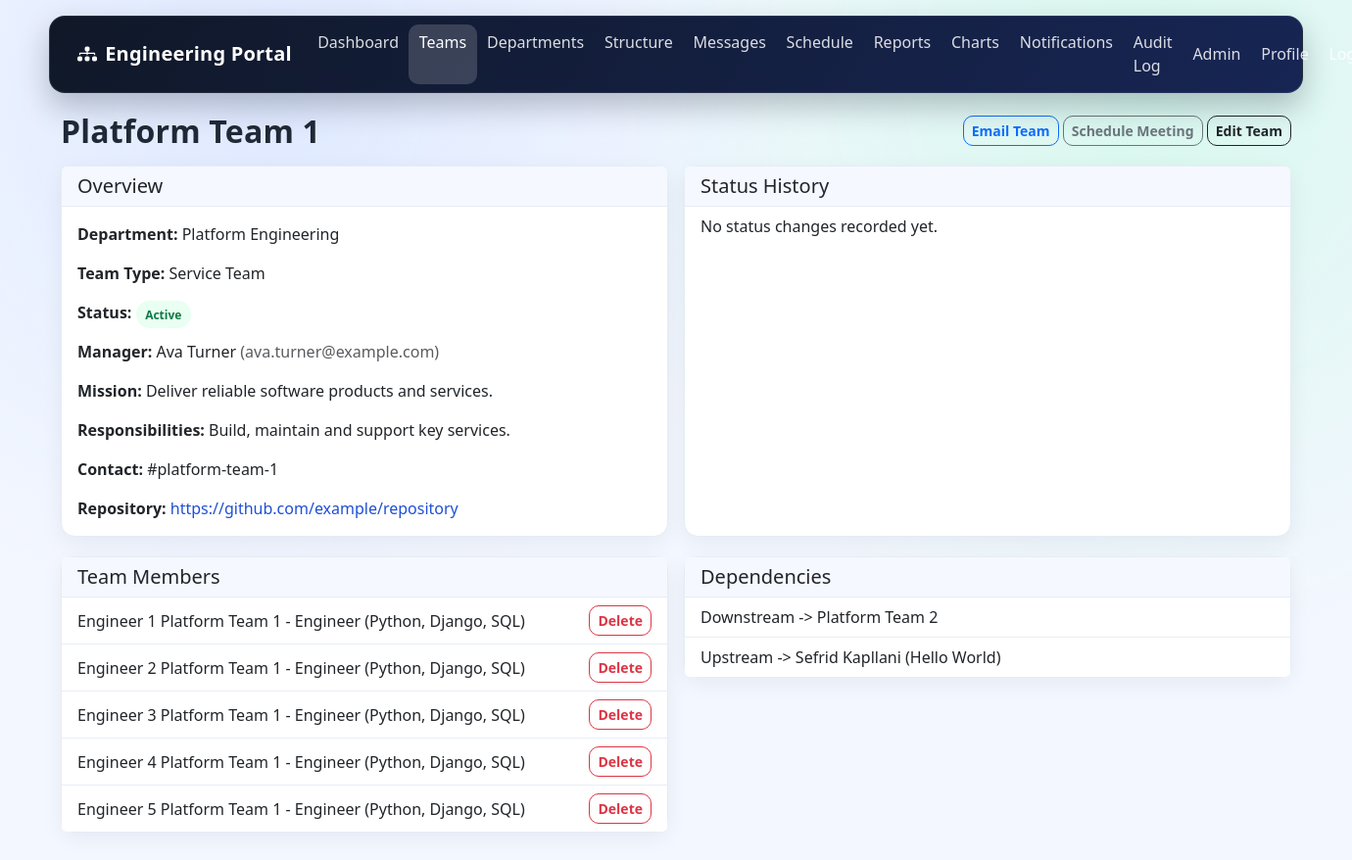
The page /teams/1/ (signed in) on the database as committed earlier.
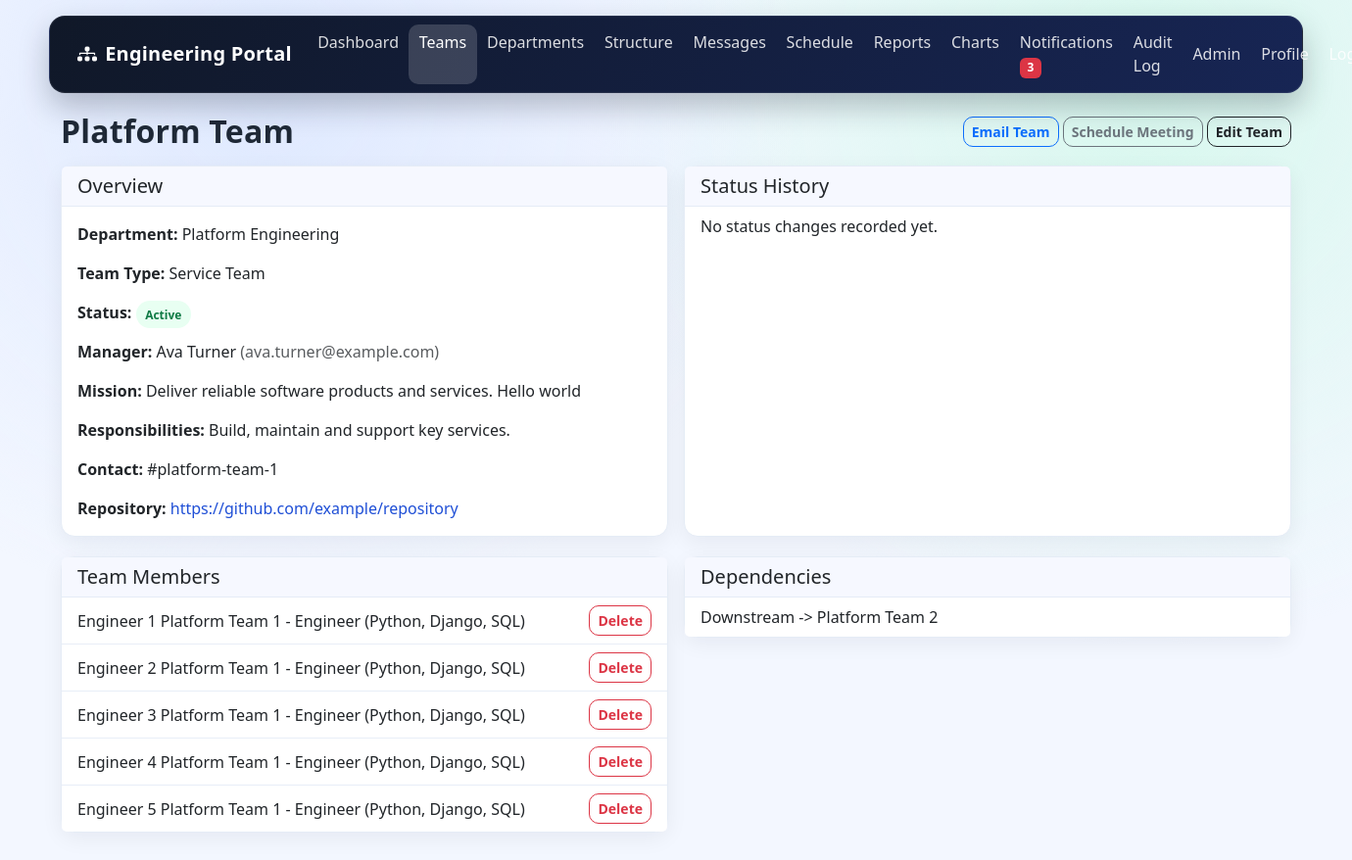
The same page on the database as committed later.
### teams/models.py (models this page shows, shortened)
class Team(models.Model):
    class TeamStatus(models.TextChoices):
        ACTIVE = "active", "Active"
        RESTRUCTURED = "restructured", "Restructured"
        DISBANDED = "disbanded", "Disbanded"
    name = models.CharField(max_length=140, unique=True)
    department = models.ForeignKey(Department, on_delete=models.PROTECT, related_name="teams")
    team_type = models.ForeignKey(
        TeamType, on_delete=models.SET_NULL, null=True, blank=True, related_name="teams"
    )
    manager = models.ForeignKey(User, on_delete=models.SET_NULL, null=True, blank=True, related_name="managed_teams")
    mission = models.TextField()
    responsibilities = models.TextField()
    contact_channel = models.CharField(max_length=200, help_text="Slack, Teams channel, or email.")
    repository_url = models.URLField(blank=True)
    status = models.CharField(max_length=20, choices=TeamStatus.choices, default=TeamStatus.RESTRUCTURED)
    created_at = models.DateTimeField(auto_now_add=True)
    updated_at = models.DateTimeField(auto_now=True)
    class Meta:
        ordering = ["name"]

class TeamMember(models.Model):
    team = models.ForeignKey(Team, on_delete=models.CASCADE, related_name="members")
    full_name = models.CharField(max_length=120)
    email = models.EmailField()
    role = models.CharField(max_length=80, default="Engineer")
    skills = models.CharField(max_length=200, blank=True)
    class Meta:
        unique_together = ("team", "email")
        ordering = ["full_name"]

class TeamDependency(models.Model):
    class RelationType(models.TextChoices):
        UPSTREAM = "upstream", "Upstream"
        DOWNSTREAM = "downstream", "Downstream"
    from_team = models.ForeignKey(Team, on_delete=models.CASCADE, related_name="dependencies_from")
    to_team = models.ForeignKey(Team, on_delete=models.CASCADE, related_name="dependencies_to")
    relation_type = models.CharField(max_length=20, choices=RelationType.choices)
    notes = models.CharField(max_length=250, blank=True)
    class Meta:
        unique_together = ("from_team", "to_team", "relation_type")
        ordering = ["from_team__name", "to_team__name"]

### organization/models.py (models this page shows, shortened)
class Department(models.Model):
    name = models.CharField(max_length=120, unique=True)
    leader_name = models.CharField(max_length=120)
    specialisation = models.CharField(max_length=200)
    description = models.TextField(blank=True)
    is_active = models.BooleanField(default=True)

class TeamType(models.Model):
    name = models.CharField(max_length=80, unique=True)
    description = models.TextField(blank=True)

### teams/views.py (the view)
# urls.py: path("<int:pk>/", TeamDetailView.as_view(), name="team_detail"),
class TeamDetailView(LoginRequiredMixin, DetailView):
    model = Team
    template_name = "teams/team_detail.html"
    context_object_name = "team"
    def get_context_data(self, **kwargs):
        context = super().get_context_data(**kwargs)
        team = self.get_object()
        context["members"] = team.members.all()
        context["dependencies_from"] = team.dependencies_from.select_related("to_team")
        context["dependencies_to"] = team.dependencies_to.select_related("from_team")
        return context

### core/context_processors.py (called while the page is built)
def notification_count(request):
    if request.user.is_authenticated:
        return {"unread_notifications_count": Notification.objects.filter(user=request.user, is_read=False).count()}
    return {"unread_notifications_count": 0}

### core/current_user.py (called while the page is built)
def set_current_user(user):
    _current_user.set(user)

### templates/teams/team_detail.html (shortened to what this page needs)
{% extends "base.html" %}
{% block content %}
<div class="d-flex justify-content-between align-items-center mb-3">
    <h2 class="page-title mb-0">{{ team.name }}</h2>
    <div>
        <a class="btn btn-outline-primary btn-sm" href="{% url 'message_create' %}?team={{ team.pk }}">Email Team</a>
        <a class="btn btn-outline-secondary btn-sm" href="{% url 'meeting_create' %}?team={{ team.pk }}">Schedule Meeting</a>
        <a class="btn btn-outline-dark btn-sm" href="{% url 'team_update' team.pk %}">Edit Team</a>
    </div>
</div>
<div class="row g-3">
    <div class="col-lg-6">
        <div class="card h-100">
            <div class="card-header card-header-soft"><h5 class="mb-0">Overview</h5></div>
            <div class="card-body">
                <p><strong>Department:</strong> {{ team.department.name }}</p>
                <p><strong>Team Type:</strong> {{ team.team_type.name|default:"Not set" }}</p>
                <p><strong>Status:</strong> <span class="badge-pill-soft {% if team.status == 'active' %}badge-soft-success{% else %}badge-soft-danger{% endif %}">{{ team.get_status_display }}</span></p>
                <p><strong>Manager:</strong> {{ team.manager.get_full_name|default:"Not assigned" }}{% if team.manager.email %} <span class="text-muted">({{ team.manager.email }})</span>{% endif %}</p>
                <p><strong>Mission:</strong> {{ team.mission }}</p>
                <p><strong>Responsibilities:</strong> {{ team.responsibilities }}</p>
                <p><strong>Contact:</strong> {{ team.contact_channel }}</p>
                <p class="mb-0"><strong>Repository:</strong> <a href="{{ team.repository_url }}">{{ team.repository_url }}</a></p>
            </div>
        </div>
    </div>
    <div class="col-lg-6">
        <div class="card h-100">
            <div class="card-header card-header-soft"><h5 class="mb-0">Status History</h5></div>
            <ul class="list-group list-group-flush">
                {% for row in team.status_history.all %}
                    <li class="list-group-item">{{ row.changed_at }}: {{ row.old_status }} -> {{ row.new_status }}</li>
                {% empty %}
                    <li class="list-group-item">No status changes recorded yet.</li>
                {% endfor %}
            </ul>
        </div>
    </div>
</div>
<div class="row g-3 mt-1">
    <div class="col-lg-6">
        <div class="card">
            <div class="card-header card-header-soft"><h5 class="mb-0">Team Members</h5></div>
            <ul class="list-group list-group-flush">
                {% for member in members %}
                    <li class="list-group-item d-flex justify-content-between align-items-center">
                        <span>{{ member.full_name }} - {{ member.role }} ({{ member.skills }})</span>
                        <a class="btn btn-sm btn-outline-danger" href="{% url 'team_member_delete' member.pk %}">Delete</a>
                    </li>
                {% empty %}
                    <li class="list-group-item">No members added.</li>
                {% endfor %}
            </ul>
        </div>
    </div>
    <div class="col-lg-6">
        <div class="card">
            <div class="card-header card-header-soft"><h5 class="mb-0">Dependencies</h5></div>
            <ul class="list-group list-group-flush">
                {% for dep in dependencies_from %}
                    <li class="list-group-item">{{ dep.get_relation_type_display }} -> {{ dep.to_team.name }} {% if dep.notes %}({{ dep.notes }}){% endif %}</li>
                {% empty %}
                    <li class="list-group-item">No outgoing dependencies.</li>
                {% endfor %}
            </ul>
        </div>
    </div>
</div>
{% endblock %}

Rows that differ between the two databases and show on the page:
removed TeamDependency: relation_type "Upstream", to_team.name "Sefrid Kapllani", notes "Hello World"
changed Team "Build, maintain and support key services.": name "Platform Team 1" → "Platform Team"; mission "Deliver reliable software products and services." → "Deliver reliable software products and services. Hello world"
Other text that changed with them:
{{ unread_notifications_count }}: (not shown) → "3"
